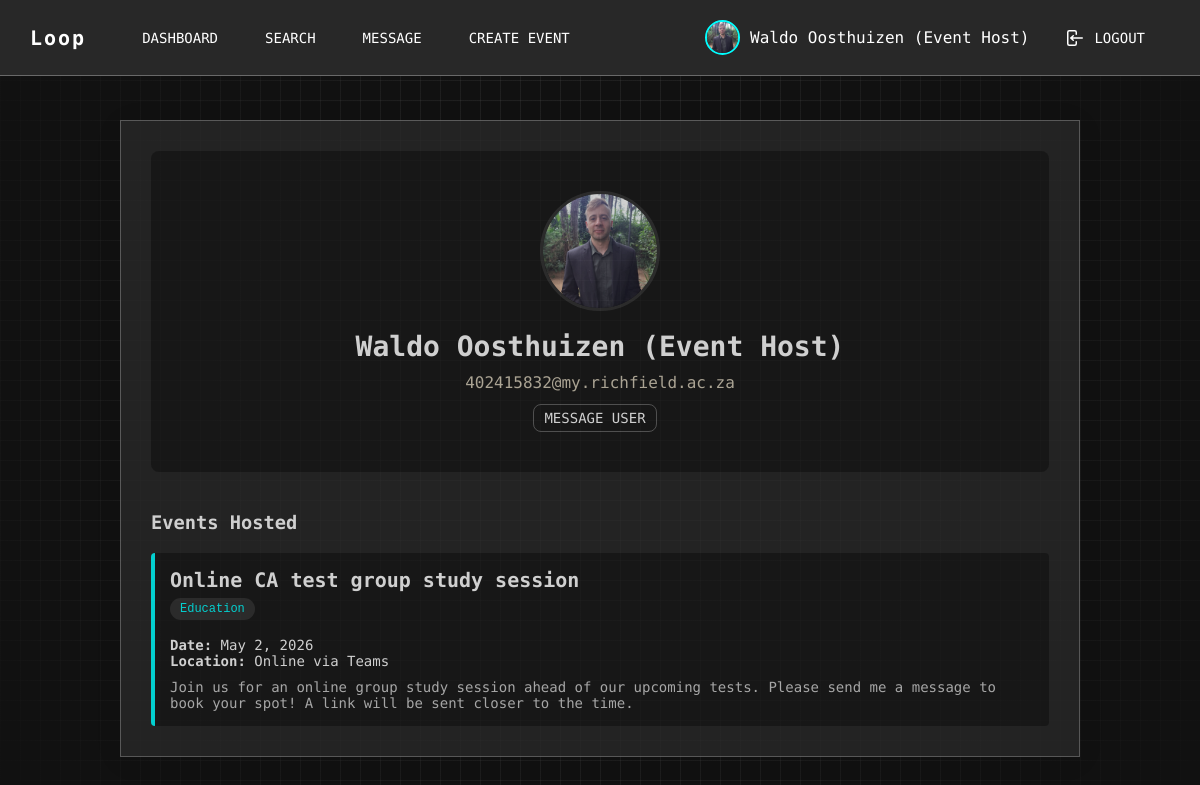
Screenshot of /host_profile.php?id=11 (signed in) with the database file from the repository.
### tables this page shows
CREATE TABLE `users` (
  `id` int(11) NOT NULL,
  `full_name` varchar(100) NOT NULL,
  `email` varchar(100) NOT NULL,
  `password_hash` varchar(255) NOT NULL,
  `profile_picture` varchar(255) DEFAULT NULL,
  `reset_token` varchar(64) DEFAULT NULL,
  `reset_expires` datetime DEFAULT NULL
);

CREATE TABLE `events` (
  `id` int(11) NOT NULL,
  `user_id` int(11) NOT NULL,
  `title` varchar(100) NOT NULL,
  `category` varchar(50) NOT NULL,
  `event_date` date NOT NULL,
  `location` varchar(255) NOT NULL,
  `description` text DEFAULT NULL,
  `created_at` timestamp NOT NULL DEFAULT current_timestamp()
);

### host_profile.php (the view, shortened to what this page needs)
<?php
require_once 'includes/db.php';
$profile_id = $_GET['id'];
$user_query = "SELECT full_name, email, profile_picture FROM users WHERE id = ?";
$stmt_user = mysqli_prepare($conn, $user_query);
mysqli_stmt_bind_param($stmt_user, "i", $profile_id);
mysqli_stmt_execute($stmt_user);
$user_result = mysqli_stmt_get_result($stmt_user);
if (!$profile_user = mysqli_fetch_assoc($user_result)) {
    die("<div style='color: white; text-align: center; padding: 50px;'><h2>User not found.</h2><a href='explore.php' style='color: #00FFFF;'>Go back</a></div>");
}
$events_query = "SELECT * FROM events WHERE user_id = ? ORDER BY event_date ASC";
$stmt_events = mysqli_prepare($conn, $events_query);
mysqli_stmt_bind_param($stmt_events, "i", $profile_id);
mysqli_stmt_execute($stmt_events);
$events_result = mysqli_stmt_get_result($stmt_events);
?>
<!DOCTYPE html>
<html lang="en">
<head>
    <link rel="stylesheet" href="css/style.css">
</head>
<body>
    <?php require_once 'includes/navbar.php'; ?>
    <div class="container view-profile-container">
        <div class="profile">
            <?php
            $pic = !empty($profile_user['profile_picture']) ? $profile_user['profile_picture'] : 'images/default-avatar.png';
            ?>
            <img src="<?php echo htmlspecialchars($pic); ?>" alt="Profile Picture" style="width: 120px; height: 120px; border-radius: 50%; object-fit: cover; border: 3px solid #333; margin-bottom: 15px;">
            <h2 class="view-profile-txt">
                <?php echo htmlspecialchars($profile_user['full_name']); ?>
            </h2>
            <p><?php echo htmlspecialchars($profile_user['email']); ?></p>
            <a href=" messages.php?user_id=<?php echo $profile_id; ?>" class="dash-btn outline">
                Message User
            </a>
        </div>
        <h3 class="sign-log-header mb-15">Events Hosted</h3>
        <div class="events-container">
            <?php if (mysqli_num_rows($events_result) > 0): ?>
                <?php while ($event = mysqli_fetch_assoc($events_result)): ?>
                    <div class="event">
                        <h4 class="ticket-title">
                            <?php echo htmlspecialchars($event['title']); ?>
                        </h4>
                        <span class="category">
                            <?php echo htmlspecialchars($event['category']); ?>
                        </span>
                        <p class="date-location">
                            <strong>Date:</strong> <?php echo date("F j, Y", strtotime($event['event_date'])); ?> <br>
                            <strong>Location:</strong> <?php echo htmlspecialchars($event['location']); ?>
                        </p>
                        <p class="ticket-desc">
                            <?php echo nl2br(htmlspecialchars($event['description'])); ?>
                        </p>
                    </div>
                <?php endwhile; ?>
            <?php endif; ?>
        </div>
    </div>
</body>
</html>

### includes/navbar.php (shortened to what this page needs)
<?php
require_once 'includes/db.php';
$nav_user_name = '';
$nav_profile_pic = 'images/default-avatar.png';
if (isset($_SESSION['user_id'])) {
    $user_id = $_SESSION['user_id'];
    $query = "SELECT full_name, profile_picture FROM users WHERE id = ?";
    $stmt = mysqli_prepare($conn, $query);
    mysqli_stmt_bind_param($stmt, "i", $user_id);
    mysqli_stmt_execute($stmt);
    $result = mysqli_stmt_get_result($stmt);
    if ($user = mysqli_fetch_assoc($result)) {
        $nav_user_name = $user['full_name'];
        if (!empty($user['profile_picture'])) {
            $nav_profile_pic = $user['profile_picture'];
        }
    }
}
?>
<nav class="top-nav">
    <div class="nav-brand">
        <a href="index.php">Loop</a>
    </div>
    <div class="nav-links" id="nav-links">
        <?php if (isset($_SESSION['user_id'])): ?>
            <div class="left-nav">
                <a href="dashboard.php" class="nav-btn">DASHBOARD</a>
                <a href="search.php" class="nav-btn">Search</a>
                <a href="messages.php" class="nav-btn">Message</a>
                <a href="create_event.php" class="nav-btn">Create Event</a>
            </div>
            <div class="right-nav">
                <a href="profile.php" class="user-profile">
                    <img src="<?php echo htmlspecialchars($nav_profile_pic); ?>" alt="Profile" class="nav-profile-pic">
                    <p><?php echo htmlspecialchars($nav_user_name); ?></p>
                </a>
                <a href="logout.php" class="logout-btn">
                    LOGOUT</a>
            </div>
        <?php endif; ?>
    </div>
</nav>

### css/style.css (style rules this page uses)
* { margin: 0; padding: 0; box-sizing: border-box; }
body { min-height: 100vh; margin: 0; display: grid; background-color: #111111; color: #d1c8b4; font-family: 'Share Tech Mono', monospace; padding-top: 80px; background-image: radial-gradient(circle at center, transparent 20%, #111111 100%), linear-gradient(rgba(160, 160, 160, 0.15) 1px, transparent 1px), linear-gradient(to right, rgba(160, 160, 160, 0.15) 1px, transparent 1px); background-size: 100% 100%, 20px 20px, 20px 20px; background-attachment: fixed; }
h3 { color: white; font-family: 'Share Tech Mono', monospace; text-align: left; }
.mb-15 { margin-bottom: 15px; }
.top-nav { position: fixed; top: 0; left: 0; width: 100%; display: flex; justify-content: space-between; align-items: center; padding: 15px 30px; box-sizing: border-box; background-color: #282828; border-bottom: 1px solid rgba(255, 255, 255, 0.3); z-index: 100; display: flex; justify-content: space-between; }
.nav-brand a { color: white; font-size: 20px; font-weight: bold; letter-spacing: 2px; text-decoration: none; border-bottom: none; }
.nav-links { display: flex; gap: 15px; flex-grow: 1; justify-content: space-between; align-items: center; margin-left: 40px; }
.left-nav, .right-nav { display: flex; align-self: center; gap: 15px; }
.right-nav { margin-left: auto; }
.nav-profile-pic { width: 35px; height: 35px; border-radius: 50%; object-fit: cover; border: 2px solid #00ffff; }
.nav-btn { padding: 8px 16px; font-family: 'Share Tech Mono', monospace; font-size: 14px; text-transform: uppercase; text-decoration: none; transition: all 0.2s; }
.logout-btn { display: flex; align-items: center; gap: 10px; padding: 10px 15px; height: auto; background-color: transparent; color: white; font-family: 'Share Tech Mono', monospace; text-transform: uppercase; font-size: 14px; cursor: pointer; transition: all 0.2s; border-radius: 8px; margin-right: 10px; text-decoration: none; }
.nav-btn { background-color: transparent; color: white; border-radius: 8px; }
.user-profile { display: flex; flex-direction: row; align-items: center; text-align: center; gap: 10px; color: white; font-family: 'Share Tech Mono', monospace; border-radius: 8px; cursor: pointer; padding: 5px; text-decoration: none; }
.container { margin: auto; background: #282828; box-shadow: 0 4px 30px rgba(0, 0, 0, 0.1); border: 1px solid rgba(255, 255, 255, 0.3); opacity: 0.8; padding: 30px; width: 100%; max-width: 400px; position: relative; }
.dash-btn { display: inline-flex; align-items: center; gap: 10px; padding: 5px 10px 5px 10px; background-color: transparent; color: white; border: 1px solid rgba(255, 255, 255, 0.3); font-family: 'Share Tech Mono', monospace; text-transform: uppercase; font-size: 14px; cursor: pointer; transition: all 0.2s; border-radius: 8px; margin-right: 10px; margin-top: 12px; text-decoration: none; }
.events-container { display: flex; flex-direction: column; gap: 15px; margin-top: 20px; }
.event { background-color: #1a1a1a; border-left: 4px solid #00ffff; padding: 15px; text-align: left; border-radius: 4px; }
.category { background-color: #333; color: #00ffff; padding: 4px 10px; border-radius: 12px; font-size: 12px; font-family: monospace; display: inline-block; margin-bottom: 12px; }
.ticket-title { margin: 0 0 5px 0; color: white; font-size: 20px; }
.date-location { margin: 5px 0; font-size: 14px; color: white; }
.ticket-desc { margin: 10px 0 0 0; font-size: 14px; color: #ccc; }
.view-profile-txt { color: white; margin: 0 0 10px 0; font-size: 28px; }
.view-profile-container { max-width: 80%; margin-top: 40px; overflow-wrap: break-word; }
.profile { background-color: #1a1a1a; padding: 40px; border-radius: 8px; text-align: center; margin-bottom: 40px; }

### rows the page displays
users: profile_picture (picture), full_name "Waldo Oosthuizen (Event Host)", email "402415832@my.richfield.ac.za"
events: title "Online CA test group study session", category "Education", event_date "May 2, 2026", location "Online via Teams", description "Join us for an online group study session ahead of our upcoming tests. Please send me a message to book your spot! A link will be sent closer to the time."
